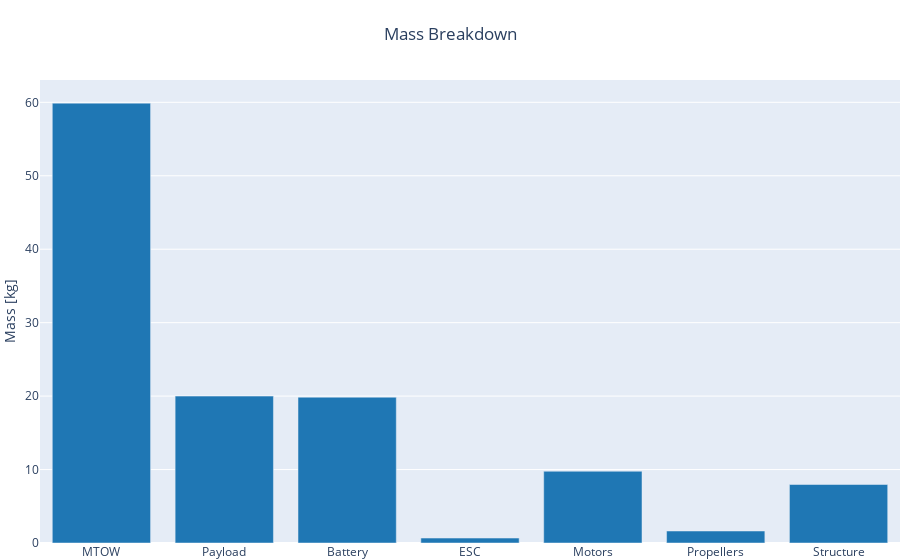

The code cell stored with this chart in its notebook:
### Code cell
fig = mass_breakdown_bar_plot_drone(OUTPUT_FILE, name='Drone MDO')
fig.show()
plotly.io.write_image(fig, 'output_file.pdf', format='pdf')

### Figure 1 — Plotly figure (JSON) as saved in the notebook; plotly's stock layout.template omitted (floating-point values rounded to 4 significant figures)
{"data": [{"marker": {"color": "rgb(31, 119, 180)"}, "name": "Drone MDO", "type": "bar", "x": ["MTOW", "Payload", "Battery", "ESC", "Motors", "Propellers", "Structure"], "y": [59.89, 20, 19.85, 0.6717, 9.77, 1.632, 7.964]}], "layout": {"margin": {"b": 0, "l": 0, "r": 0, "t": 80}, "title": {"text": "Mass Breakdown", "x": 0.5}, "yaxis": {"title": {"text": "Mass [kg]"}}}}
